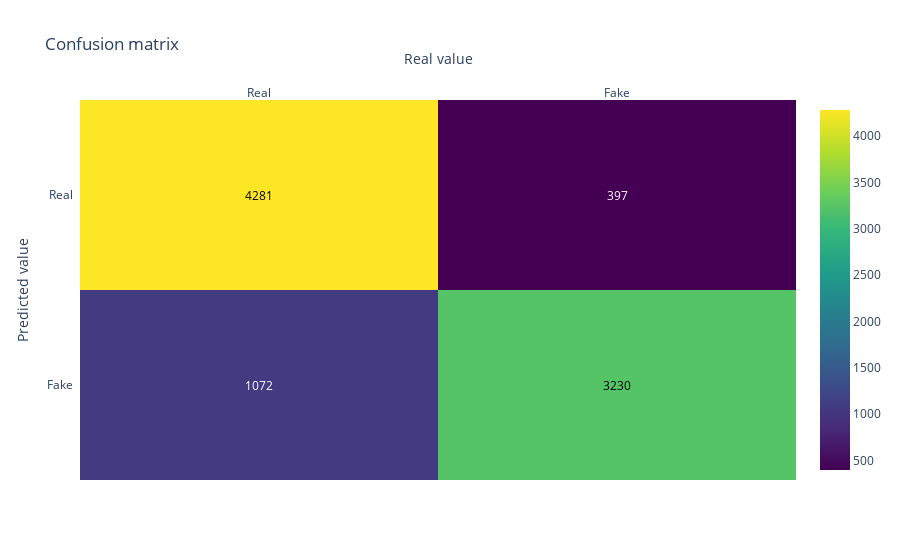

Notebook code for this chart:
### Code cell
print(metrics.accuracy_score(y_test,pred_value_knn))
conf_matrix(metrics.confusion_matrix(y_test, pred_value_knn))

### Figure 1 — Plotly figure (JSON) as saved in the notebook; plotly's stock layout.template omitted (floating-point values rounded to 4 significant figures)
{"data": [{"colorscale": [[0, "#440154"], [0.1111, "#482878"], [0.2222, "#3e4989"], [0.3333, "#31688e"], [0.4444, "#26828e"], [0.5556, "#1f9e89"], [0.6667, "#35b779"], [0.7778, "#6ece58"], [0.8889, "#b5de2b"], [1, "#fde725"]], "reversescale": false, "showscale": true, "type": "heatmap", "x": ["Real", "Fake"], "y": ["Fake", "Real"], "z": [[1072, 3230], [4281, 397]]}], "layout": {"annotations": [{"font": {"color": "#FFFFFF"}, "showarrow": false, "text": "1072", "x": "Real", "xref": "x", "y": "Fake", "yref": "y"}, {"font": {"color": "#000000"}, "showarrow": false, "text": "3230", "x": "Fake", "xref": "x", "y": "Fake", "yref": "y"}, {"font": {"color": "#000000"}, "showarrow": false, "text": "4281", "x": "Real", "xref": "x", "y": "Real", "yref": "y"}, {"font": {"color": "#FFFFFF"}, "showarrow": false, "text": "397", "x": "Fake", "xref": "x", "y": "Real", "yref": "y"}], "title": {"text": "Confusion matrix"}, "xaxis": {"dtick": 1, "gridcolor": "rgb(0, 0, 0)", "side": "top", "ticks": "", "title": {"text": "Real value"}}, "yaxis": {"dtick": 1, "ticks": "", "ticksuffix": "  ", "title": {"text": "Predicted value"}}}}
